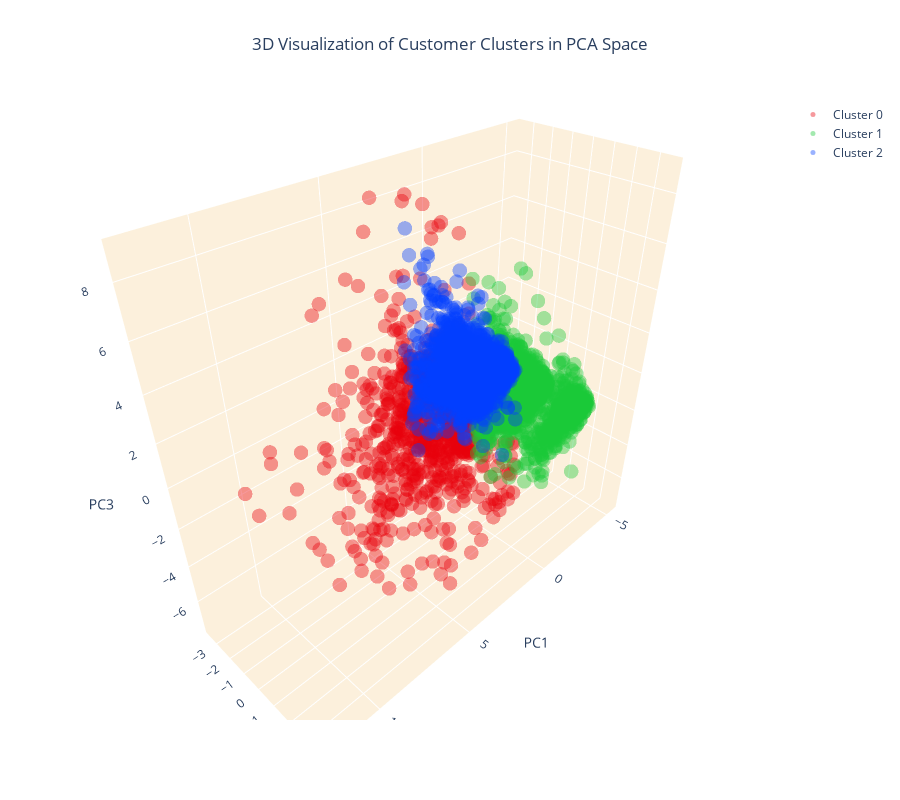

This figure's notebook cell:
### Code cell
# Create separate data frames for each cluster
cluster_0 = customer_data_pca[customer_data_pca['cluster'] == 0]
cluster_1 = customer_data_pca[customer_data_pca['cluster'] == 1]
cluster_2 = customer_data_pca[customer_data_pca['cluster'] == 2]

# Create a 3D scatter plot
fig = go.Figure()

# Add data points for each cluster separately and specify the color
fig.add_trace(go.Scatter3d(x=cluster_0['PC1'], y=cluster_0['PC2'], z=cluster_0['PC3'], 
                           mode='markers', marker=dict(color=colors[0], size=5, opacity=0.4), name='Cluster 0'))
fig.add_trace(go.Scatter3d(x=cluster_1['PC1'], y=cluster_1['PC2'], z=cluster_1['PC3'], 
                           mode='markers', marker=dict(color=colors[1], size=5, opacity=0.4), name='Cluster 1'))
fig.add_trace(go.Scatter3d(x=cluster_2['PC1'], y=cluster_2['PC2'], z=cluster_2['PC3'], 
                           mode='markers', marker=dict(color=colors[2], size=5, opacity=0.4), name='Cluster 2'))

# Set the title and layout details
fig.update_layout(
    title=dict(text='3D Visualization of Customer Clusters in PCA Space', x=0.5),
    scene=dict(
        xaxis=dict(backgroundcolor="#fcf0dc", gridcolor='white', title='PC1'),
        yaxis=dict(backgroundcolor="#fcf0dc", gridcolor='white', title='PC2'),
        zaxis=dict(backgroundcolor="#fcf0dc", gridcolor='white', title='PC3'),
    ),
    width=900,
    height=800
)

# Show the plot
fig.show()

### Figure 1 — Plotly figure (JSON) as saved in the notebook; plotly's stock layout.template omitted (floating-point values rounded to 4 significant figures; data arrays with more than 128 entries replaced by an {"elided": "..."} marker saying what was removed)
{"data": [{"marker": {"color": "#e8000b", "opacity": 0.4, "size": 5}, "mode": "markers", "name": "Cluster 0", "type": "scatter3d", "x": {"elided": "709 float values"}, "y": {"elided": "709 float values"}, "z": {"elided": "709 float values"}}, {"marker": {"color": "#1ac938", "opacity": 0.4, "size": 5}, "mode": "markers", "name": "Cluster 1", "type": "scatter3d", "x": {"elided": "1665 float values"}, "y": {"elided": "1665 float values"}, "z": {"elided": "1665 float values"}}, {"marker": {"color": "#023eff", "opacity": 0.4, "size": 5}, "mode": "markers", "name": "Cluster 2", "type": "scatter3d", "x": {"elided": "1693 float values"}, "y": {"elided": "1693 float values"}, "z": {"elided": "1693 float values"}}], "layout": {"height": 800, "scene": {"xaxis": {"backgroundcolor": "#fcf0dc", "gridcolor": "white", "title": {"text": "PC1"}}, "yaxis": {"backgroundcolor": "#fcf0dc", "gridcolor": "white", "title": {"text": "PC2"}}, "zaxis": {"backgroundcolor": "#fcf0dc", "gridcolor": "white", "title": {"text": "PC3"}}}, "title": {"text": "3D Visualization of Customer Clusters in PCA Space", "x": 0.5}, "width": 900}}
